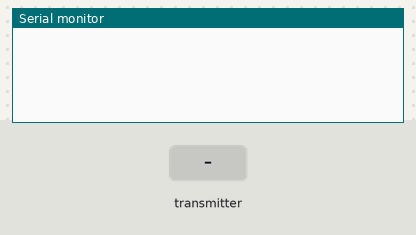
Recording of a sketch running on a simulated Arduino Uno, built with avr-gcc and run on an emulated ATmega328P. On the bench: the last lines printed to the serial monitor. The inputs (shaded band) are chosen by the test bench. No radio packets arrive unless stated.

Above: at 1.2 s.
1.3 s: the transmitter starts sending moistureValue = 0
At 1.37 s:
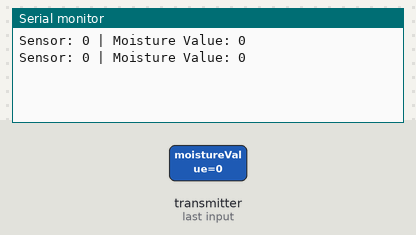
3.2 s: the transmitter starts sending sensorNum = 1023
At 3.27 s:
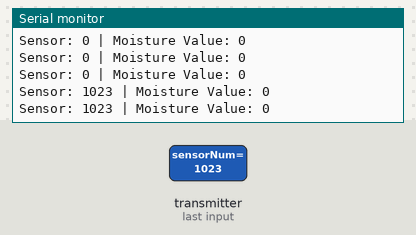
6.2 s: the transmitter starts sending moistureValue = 256
At 6.32 s:
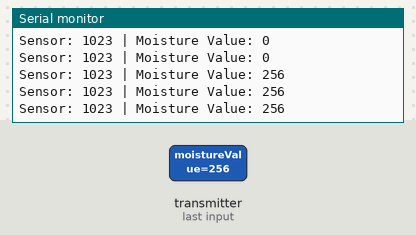
9.2 s: the transmitter starts sending sensorNum = 256
At 9.32 s:
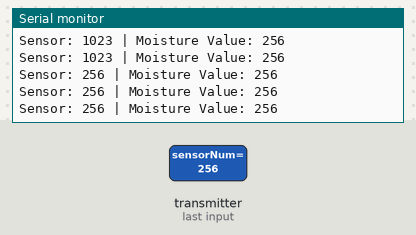
12.2 s: the transmitter starts sending moistureValue = 1023
At 12.32 s:
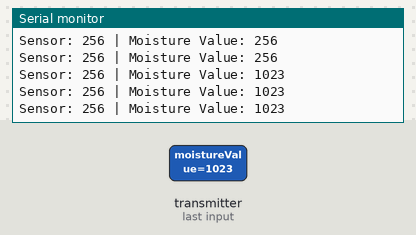
15.2 s: the transmitter starts sending sensorNum = 1023
At 15.37 s:
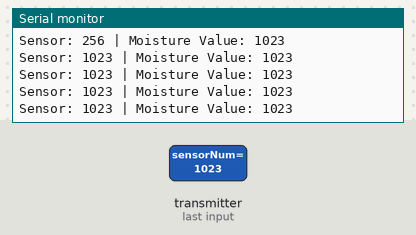
Timing chart, 0 to 18.2 s (numbered marks = the images above; inputs shaded):
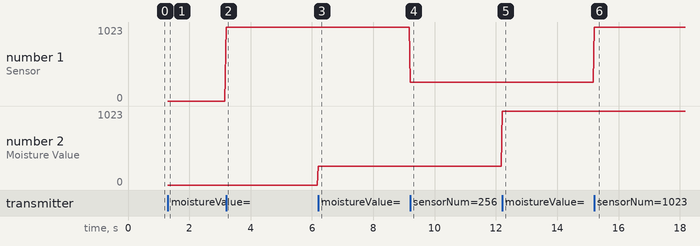

Measured:
- after the input at 1.3 s, the serial monitor: prints a new line at once (image 1)
- after the input at 3.2 s, the serial monitor: prints a new line at once (image 2)
- after the input at 6.2 s, the serial monitor: prints a new line at once (image 3)
- after the input at 9.2 s, the serial monitor: prints a new line at once (image 4)
- after the input at 12.2 s, the serial monitor: prints a new line at once (image 5)
- after the input at 15.2 s, the serial monitor: prints a new line at once (image 6)
- plotted number 1: 0 → 1023 after the input at 3.2 s
- plotted number 2: 0 → 256 after the input at 6.2 s, 256 → 1023 after the input at 12.2 s

The sketch:

recieve_From_multiple.ino
```cpp
/*
* Arduino Wireless Communication Tutorial
*       Example 1 - Receiver Code
*
* by Dejan Nedelkovski, www.HowToMechatronics.com
*
* Library: TMRh20/RF24, https://github.com/tmrh20/RF24/
*/

#include <SPI.h>
#include <nRF24L01.h>
#include <RF24.h>

RF24 radio(7, 8); // CE, CSN

const uint64_t sensor1 = 0xF0F0F0F0AA;
const uint64_t sensor2 = 0xF0F0F0F066;

struct data_packet {
  uint16_t moistureValue;
  uint16_t sensorNum;
};
data_packet transmitted_data;
void setup() {
  Serial.begin(9600);
  radio.begin();
  radio.openReadingPipe(1,sensor1);
  radio.openReadingPipe(2,sensor2);
  radio.setPALevel(RF24_PA_MIN);
  radio.setDataRate(RF24_250KBPS);
  radio.startListening();
}

void loop() {

  if (radio.available()) {
    radio.read(&transmitted_data, sizeof(transmitted_data));
    //Serial.println(transmitted_data.sensorNum);
    Serial.print("Sensor: "); Serial.print(transmitted_data.sensorNum); Serial.print(" | Moisture Value: "); Serial.println(transmitted_data.moistureValue);

    //radio.read(&transmitted_data, sizeof(transmitted_data));
    //Serial.print("Sensor: "); Serial.print(transmitted_data.sensorNum); Serial.print(" | Moisture Value: "); Serial.println(transmitted_data.moistureValue);
  }
}
```
